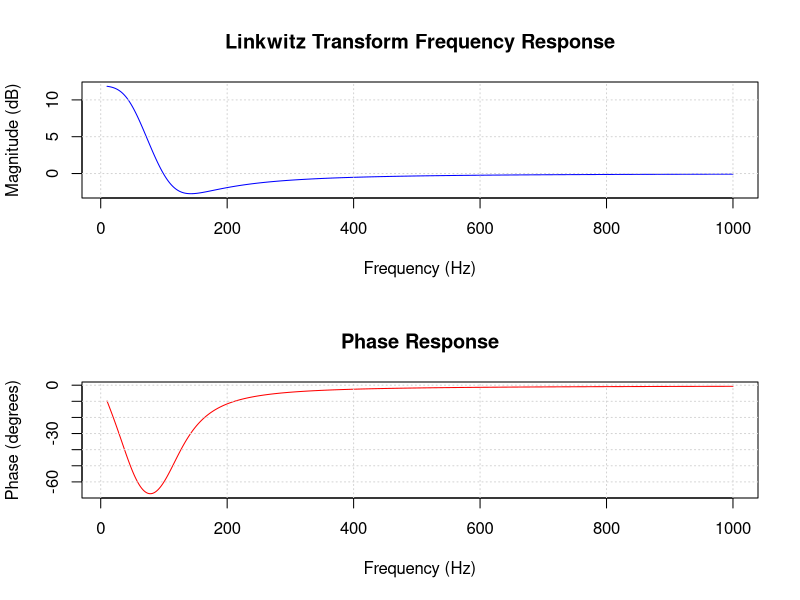

Write R code to recreate this figure.
# Calculate Linkwitz Transform Biquad Coefficients
#'
#' This function calculates the biquad filter coefficients for a Linkwitz transform.
#' It transforms the response of a sealed box speaker to match that of another
#' sealed box speaker with different parameters, typically with a lower F0.
#'
#' @param f0 Original resonance frequency of the sealed box speaker
#' @param q0 Original Q factor of the sealed box speaker
#' @param fp Desired (new) resonance frequency after transformation
#' @param qp Desired (new) Q factor after transformation
#' @param fs Sampling frequency
#'
#' @return A list containing the biquad filter coefficients (b0, b1, b2, a0, a1, a2)
#'
linkwitz_transform_biquad <- function(f0, q0, fp, qp, fs) {
  # Analog domain coefficients
  d0i = (2*pi*f0)^2
  d1i = (2*pi*f0)/q0 
  d2i = 1

  c0i = (2*pi*fp)^2
  c1i = (2*pi*fp)/qp
  c2i = 1

  fc = (f0 + fp) / 2
  gn = (2*pi*fc)/(tan(pi*fc/fs))
  cci = c0i+gn*c1i+gn*gn*c2i

  # Digital domain coefficients
  a0 = 1
  a1 = -(2*(c0i-(gn^2)*c2i)/cci)
  a2 = -((c0i-gn*c1i+(gn^2)*c2i)/cci)

  b0 = (d0i+gn*d1i+(gn^2)*d2i)/cci
  b1 = 2*(d0i-(gn^2)*d2i)/cci
  b2 = (d0i-gn*d1i+(gn^2)*d2i)/cci
  
  # Return coefficients as a list
  return(list(b0 = b0, b1 = b1, b2 = b2, a0 = 1, a1 = a1, a2 = a2))
}

# Calculate frequency response of biquad filter
calculate_frequency_response <- function(b0, b1, b2, a0, a1, a2, fs, num_points = 1000) {
  f <- seq(10, 1000, length.out = num_points)
  w <- 2 * pi * f / fs
  z <- exp(1i * w)
  z_inv <- 1/z

  # TODO: need to decide how to best represent coefficients
  H <- (b0 + b1 * z_inv + b2 * z_inv^2) / (a0 - a1 * z_inv - a2 * z_inv^2)
  magnitude_db <- 20 * log10(abs(H))
  phase <- atan2(Im(H), Re(H))
  
  return(list(f = f, magnitude_db = magnitude_db, phase = phase))
}

# Plot frequency response
plot_frequency_response <- function(coeffs, fs, title = "Biquad Filter Frequency Response") {
  response <- calculate_frequency_response(coeffs$b0, coeffs$b1, coeffs$b2, 
                                           coeffs$a0, coeffs$a1, coeffs$a2, fs)
  
  par(mfrow = c(2, 1))
  
  # Magnitude plot
  plot(response$f, response$magnitude_db, type = "l", col = "blue",
       xlab = "Frequency (Hz)", ylab = "Magnitude (dB)",
       main = title)
  grid()

  # Phase plot
  plot(response$f, response$phase * 180 / pi, type = "l", col = "red",
       xlab = "Frequency (Hz)", ylab = "Phase (degrees)",
       main = "Phase Response")
  grid()
}

coeffs <- linkwitz_transform_biquad(f0 = 119, q0 = 1.23, fp = 60, qp = 0.7, fs = 48000)
plot_frequency_response(coeffs, fs = 48000, title = "Linkwitz Transform Frequency Response")
print(coeffs)
